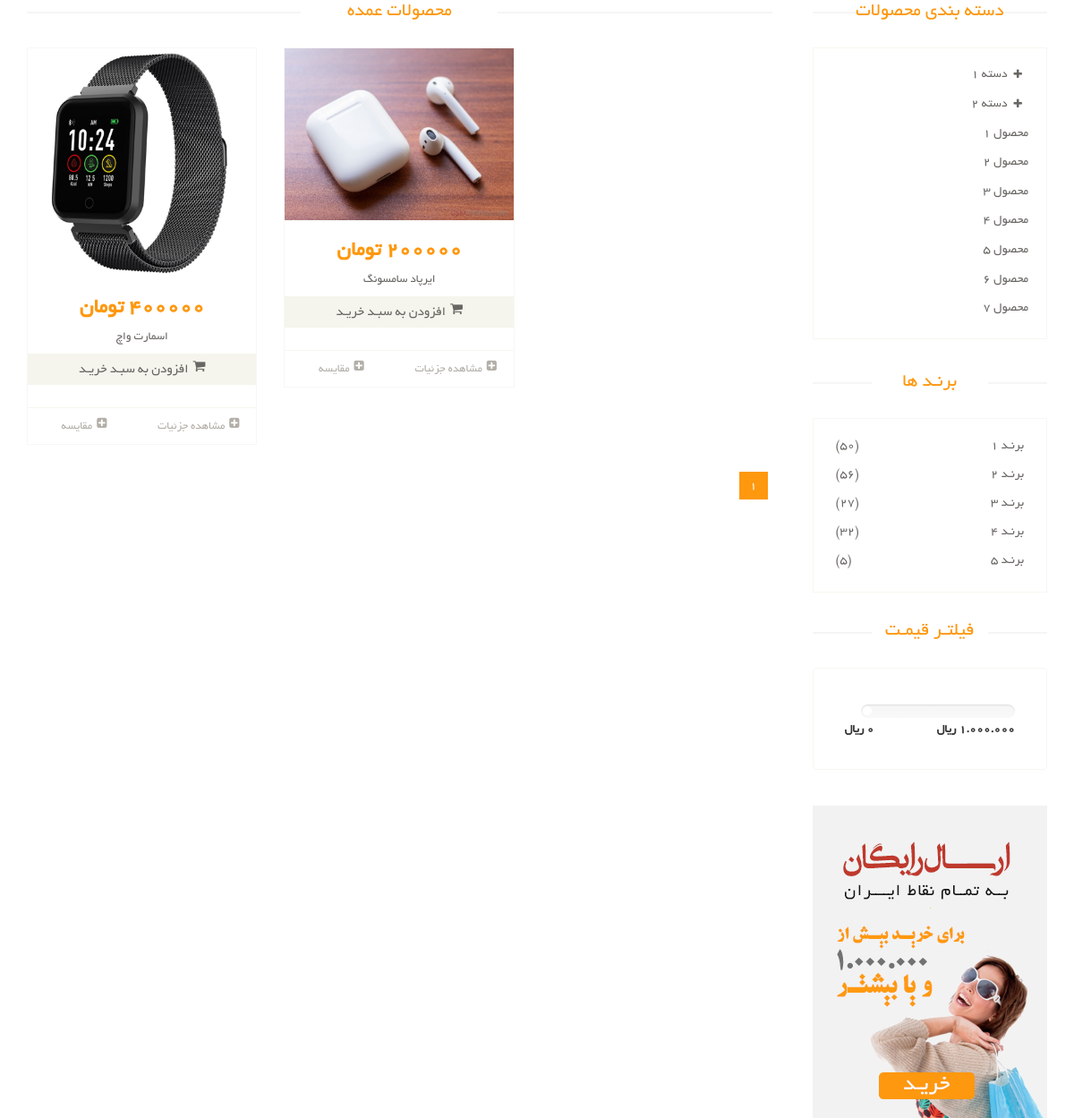
Screenshot of /products/ with the database file from the repository.
### product/models.py (models this page shows, shortened)
class Product(models.Model):
    title = models.CharField(max_length=300 , verbose_name='title')
    category = models.ManyToManyField(to=ProductCategory , related_name='category' , verbose_name='category')
    image = models.ImageField(upload_to='images/products' , null=True , blank=True , verbose_name='Product Picture')
    brand = models.ForeignKey(to=ProductBrand , on_delete=models.CASCADE , verbose_name="brand" , null=True , blank=True)
    price = models.IntegerField(verbose_name='price')
    short_description = models.CharField(max_length=300 , db_index=True , null=True , verbose_name='short description')
    description = models.TextField(verbose_name='description' , db_index=True)
    is_active = models.BooleanField(default=False , verbose_name='active / inactive')
    slug = models.SlugField(max_length=200 , default="" , null=False , blank=True , db_index=True , unique=True , verbose_name='url title')
    is_delete = models.BooleanField(verbose_name='deleted / not deleted')
    def get_absolute_url(self):
        return reverse(viewname='product_detail' , args=[self.id])
    class Meta:
        verbose_name = "Product"
        verbose_name_plural = "Products"

### product/views.py (the view)
class ProductListView(ListView):
    template_name = 'product/product-list.html'
    model = Product
    context_object_name = 'products'
    ordering = ['-price']
    paginate_by = 9

### product/templates/product/product-list.html (shortened to what this page needs)
{% extends 'product/base.html' %}
{% load static %}
{% block content %}
    <section>
        <div class="container">
            <div class="row">
                <div class="col-sm-9 padding-right">
                    <div class="features_items">
                        <h2 class="title text-center">محصولات عمده</h2>
                        {% for product in products %}
                            {% include 'product/product-item.html' with product=product %}
                        {% endfor %}
                        <div class="clearfix"></div>
                        <ul class="pagination">
                            {% for page in paginator.page_range %}
                                <li class="{% if page_obj.number == page  %} active {% endif %}"><a href="?page={{ page }}">{{ page }}</a></li>
                            {% endfor %}
                        </ul>
                    </div>
                </div>
                <div class="col-sm-3">
                    <div class="left-sidebar">
                        <h2>دسته بندی محصولات</h2>
                        <div class="panel-group category-products" id="accordian">
                            <div class="panel panel-default">
                                <div class="panel-heading">
                                    <h4 class="panel-title">
                                        <a data-toggle="collapse" data-parent="#accordian" href="#sportswear">
                                            <span class="badge pull-right"><i class="fa fa-plus"></i></span>
                                            دسته 1
                                        </a>
                                    </h4>
                                </div>
                            </div>
                            <div class="panel panel-default">
                                <div class="panel-heading">
                                    <h4 class="panel-title">
                                        <a data-toggle="collapse" data-parent="#accordian" href="#mens">
                                            <span class="badge pull-right"><i class="fa fa-plus"></i></span>
                                            دسته 2
                                        </a>
                                    </h4>
                                </div>
                            </div>
                            <div class="panel panel-default">
                                <div class="panel-heading">
                                    <h4 class="panel-title"><a href="#">محصول 1</a></h4>
                                </div>
                            </div>
                            <div class="panel panel-default">
                                <div class="panel-heading">
                                    <h4 class="panel-title"><a href="#">محصول 2</a></h4>
                                </div>
                            </div>
                            <div class="panel panel-default">
                                <div class="panel-heading">
                                    <h4 class="panel-title"><a href="#">محصول 3</a></h4>
                                </div>
                            </div>
                            <div class="panel panel-default">
                                <div class="panel-heading">
                                    <h4 class="panel-title"><a href="#">محصول 4</a></h4>
                                </div>
                            </div>
                            <div class="panel panel-default">
                                <div class="panel-heading">
                                    <h4 class="panel-title"><a href="#">محصول 5</a></h4>
                                </div>
                            </div>
                            <div class="panel panel-default">
                                <div class="panel-heading">
                                    <h4 class="panel-title"><a href="#">محصول 6</a></h4>
                                </div>
                            </div>
                            <div class="panel panel-default">
                                <div class="panel-heading">
                                    <h4 class="panel-title"><a href="#">محصول 7</a></h4>
                                </div>
                            </div>
                        </div>
                        <div class="brands_products">
                            <h2>برنـد ها</h2>
                            <div class="brands-name">
                                <ul class="nav nav-pills nav-stacked">
                                    <li><a href=""> <span class="pull-left">(50)</span>برنـد 1</a></li>
                                    <li><a href=""> <span class="pull-left">(56)</span>برنـد 2</a></li>
                                    <li><a href=""> <span class="pull-left">(27)</span>برنـد 3</a></li>
                                    <li><a href=""> <span class="pull-left">(32)</span>برنـد 4</a></li>
                                    <li><a href=""> <span class="pull-left">(5)</span>برنـد 5</a></li>
                                </ul>
                            </div>
                        </div>
                        <div class="price-range">
                            <h2>فیلتـر قیمـت</h2>
                            <div class="well">
                                <input type="text" class="span2" value="" data-slider-min="0" data-slider-max="1000000" data-slider-step="5" data-slider-value="[250,450]" id="sl2"><br>
                                <b>1.000.000 ريال</b> <b class="pull-left">0 ريال</b>
                            </div>
                        </div>
                        <div class="shipping text-center">
                            <img src="{% static 'images/home/shipping.jpg' %}" alt="">
                        </div>
                    </div>
                </div>
            </div>
        </div>
    </section>
{% endblock %}

### product/templates/product/product-item.html (shortened to what this page needs)
{% load static %}
<div class="col-sm-4">
    <div class="product-image-wrapper">
        <div class="single-products">
            <div class="productinfo text-center">
                {% if product.image %}
                    <img src="{{ product.image.url }}" alt="">
                {% else %}
                    <img src="{% static 'images/product-details/1.jpg' %}" alt="">
                {% endif %}
                <h2>{{ product.price }} تومان</h2>
                <p>{{ product.title }}</p>
                <a href="#" class="btn btn-default add-to-cart"><i class="fa fa-shopping-cart"></i>افزودن به سبـد خریـد</a>
            </div>
            <div class="product-overlay">
                <div class="overlay-content">
                </div>
            </div>
        </div>
        <div class="choose">
            <ul class="nav nav-pills nav-justified">
                <li><a href="{{ product.get_absolute_url }}"><i class="fa fa-plus-square"></i>مشاهده جزئیات</a></li>
                <li><a href=""><i class="fa fa-plus-square"></i>مقایسه</a></li>
            </ul>
        </div>
    </div>
</div>

### rows the page displays
Product: image (picture), price "400000", title "اسمارت واچ"
Product: image (picture), price "200000", title "ایرپاد سامسونگ"

### other values shown
{{ page }} "1"
